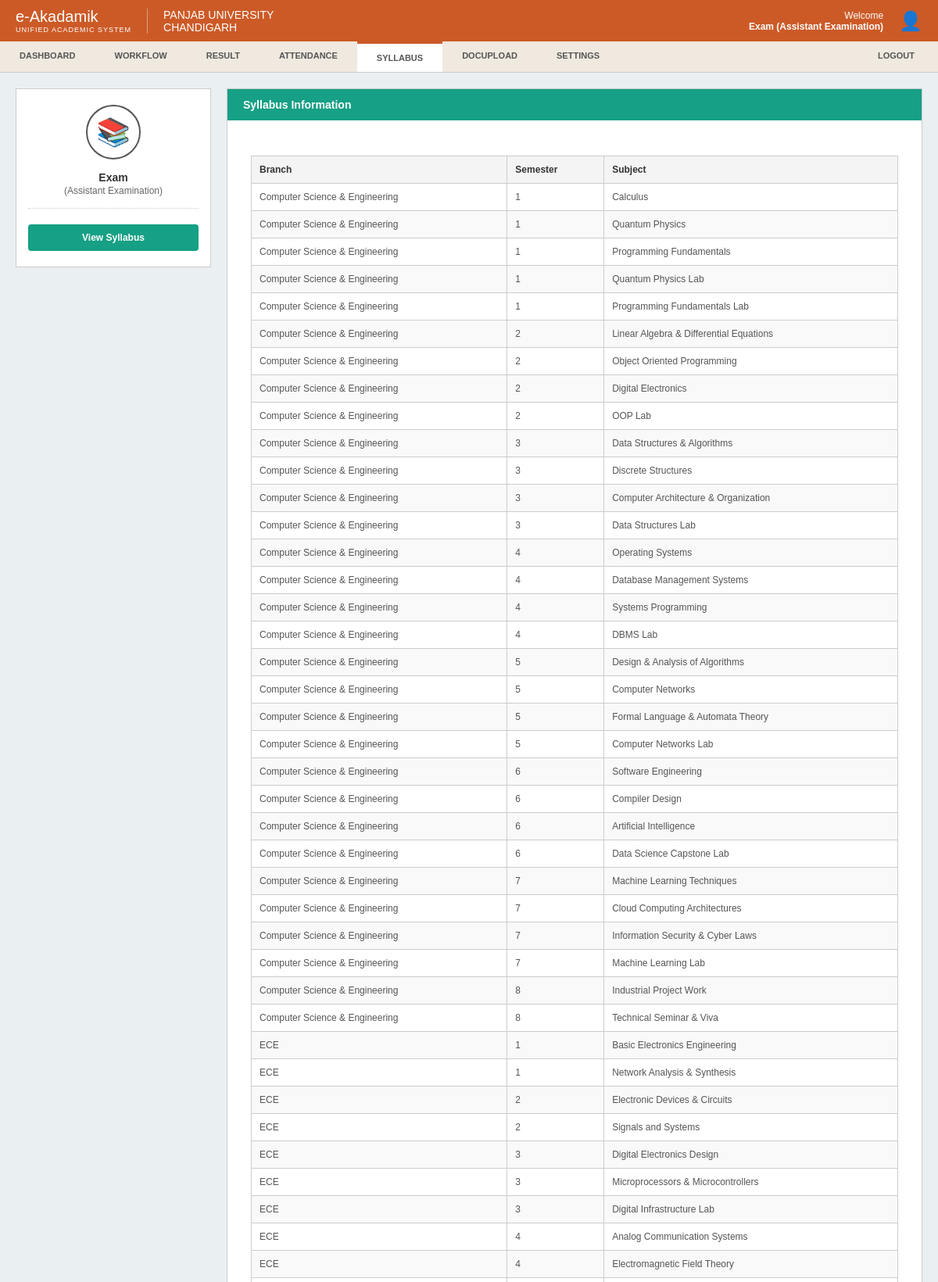
The app's page /syllabus?action=view (signed in, upper part) with its own data.
### tables this page shows
CREATE TABLE syllabus (
        id INTEGER PRIMARY KEY AUTOINCREMENT,
        branch TEXT NOT NULL,
        semester INTEGER NOT NULL,
        subject TEXT NOT NULL,
        subject_type TEXT DEFAULT 'Theory',
        credits INTEGER DEFAULT 4
    );

### app.py (the view)
@app.route("/syllabus")
def syllabus():
    user_data = session.get('user_data')
    if not user_data:
        return redirect("/")
    action = request.args.get("action")
    syllabus_data = []
    if action == "view":
        try:
            conn = sqlite3.connect("users.db")
            cursor = conn.cursor()
            cursor.execute("SELECT branch, semester, subject FROM syllabus")
            syllabus_data = cursor.fetchall()
        except sqlite3.OperationalError:
            print("Notice: 'syllabus' table missing from database setup.")
        finally:
            if 'conn' in locals(): conn.close()
    return render_template("syllabus.html", user=user_data, action=action, syllabus_data=syllabus_data)

### templates/syllabus.html (shortened to what this page needs)
<!DOCTYPE html>
<html lang="en">
<head>
</head>
<body>
    <header class="top-header">
        <div class="header-left">
            <div class="logo-text">
                <h1>e-Akadamik</h1>
                <p>UNIFIED ACADEMIC SYSTEM</p>
            </div>
            <div class="university-name">
                <h2>PANJAB UNIVERSITY</h2>
                <h2>CHANDIGARH</h2>
            </div>
        </div>
        <div class="header-right">
            <p>Welcome<br><strong>{{ user.name }} ({{ user.role }})</strong></p>
            <div style="font-size: 24px; margin-left: 5px;">👤</div>
        </div>
    </header>
    <nav class="main-nav">
        <a href="/dashboard">Dashboard</a>
        {% if user.role == 'Student' %}
            <a href="/examination">Examination</a>
        {% else %}
            <a href="/examination">Workflow</a>
        {% endif %}
        <a href="/result">Result</a>
        <a href="/attendance">Attendance</a>
        <a href="/syllabus" class="active">Syllabus</a>
        <a href="/docupload">DocUpload</a>
        <a href="/settings">Settings</a>
        <a href="/logout" class="logout-item">Logout</a>
    </nav>
    <div class="container">
        <aside class="left-profile-card">
            <div class="card-avatar">📚</div>
            <div class="card-name">{{ user.name }}</div>
            <div class="card-role">({{ user.role }})</div>
            <div class="card-divider"></div>
            <a href="/syllabus?action=view" class="action-btn">View Syllabus</a>
        </aside>
        <main class="content-panel">
            <div class="panel-header">Syllabus Information</div>
            <div class="form-container">
                {% if action == 'view' %}
                    {% if syllabus_data %}
                        <table class="report-table">
                            <thead>
                                <tr>
                                    <th>Branch</th>
                                    <th>Semester</th>
                                    <th>Subject</th>
                                </tr>
                            </thead>
                            <tbody>
                                {% for row in syllabus_data %}
                                <tr>
                                    <td>{{ row[0] }}</td>
                                    <td>{{ row[1] }}</td>
                                    <td>{{ row[2] }}</td>
                                </tr>
                                {% endfor %}
                            </tbody>
                        </table>
                    {% else %}
                        <p style="color:#888; text-align:center; padding: 20px 0;">No syllabus data available.</p>
                    {% endif %}
                {% else %}
                    <p style="color:#888; text-align:center; padding: 20px 0;">Click "View Syllabus" to load syllabus details.</p>
                {% endif %}
            </div>
        </main>
    </div>
</body>
</html>

### templates/syllabus.html (style rules this page uses)
* { margin: 0; padding: 0; box-sizing: border-box; font-family: Arial, sans-serif; }
html, body { height: 100%; width: 100%; background-color: #eaeff2; color: #333; display: flex; flex-direction: column; }
.top-header { background-color: #cc5a27; color: white; display: flex; justify-content: space-between; align-items: center; padding: 10px 20px; width: 100%; }
.header-left { display: flex; align-items: center; gap: 20px; }
.logo-text h1 { font-size: 20px; font-weight: normal; margin: 0; }
.logo-text p { font-size: 9px; letter-spacing: 1px; margin: 0; }
.university-name { border-left: 1px solid rgba(255,255,255,0.4); padding-left: 20px; }
.university-name h2 { font-size: 14px; font-weight: normal; margin: 0; }
.header-right { text-align: right; font-size: 12px; display: flex; align-items: center; gap: 15px; }
.main-nav { background-color: #f0e9df; display: flex; border-bottom: 1px solid #ccc; width: 100%; }
.main-nav a { padding: 12px 25px; text-decoration: none; color: #555; font-size: 11px; font-weight: bold; text-transform: uppercase; }
.main-nav a.active { background-color: #ffffff; color: #555; border-top: 3px solid #cc5a27; }
.main-nav a.logout-item { margin-left: auto; padding-right: 30px; }
.container { display: flex; padding: 20px; gap: 20px; flex: 1; align-items: flex-start; width: 100%; }
.left-profile-card { width: 250px; background-color: #ffffff; border: 1px solid #ccc; padding: 20px 15px; text-align: center; display: flex; flex-direction: column; align-items: center; flex-shrink: 0; }
.card-avatar { width: 70px; height: 70px; border-radius: 50%; border: 2px solid #555; margin-bottom: 15px; display: flex; align-items: center; justify-content: center; font-size: 35px; background: white; color: #555; }
.card-name { font-size: 14px; font-weight: bold; color: #333; margin-bottom: 2px; }
.card-role { font-size: 12px; color: #666; margin-bottom: 15px; }
.card-divider { width: 100%; border-top: 1px dotted #ccc; margin-bottom: 15px; }
.action-btn { display: block; width: 100%; padding: 10px; font-size: 12px; font-weight: bold; border: none; text-decoration: none; cursor: pointer; text-align: center; background-color: #16a085; color: white; border-radius: 4px; margin-top: 5px; }
.content-panel { flex-grow: 1; background: #ffffff; border: 1px solid #ccc; }
.panel-header { background-color: #16a085; color: white; padding: 12px 20px; font-size: 14px; font-weight: bold; }
.form-container { padding: 30px; }
.report-table { width: 100%; border-collapse: collapse; margin-top: 15px; font-size: 12px; }
.report-table th { background-color: #f4f4f4; color: #333; font-weight: bold; padding: 10px; text-align: left; border: 1px solid #ccc; }
.report-table td { padding: 10px; border: 1px solid #ccc; color: #555; }
.report-table tr:nth-child(even) { background-color: #f9f9f9; }

### records on screen
syllabus: branch "Computer Science & Engineering", semester "1", subject "Calculus"
syllabus: branch "Computer Science & Engineering", semester "1", subject "Quantum Physics"
syllabus: branch "Computer Science & Engineering", semester "1", subject "Programming Fundamentals"
syllabus: branch "Computer Science & Engineering", semester "1", subject "Quantum Physics Lab"
syllabus: branch "Computer Science & Engineering", semester "1", subject "Programming Fundamentals Lab"
syllabus: branch "Computer Science & Engineering", semester "2", subject "Linear Algebra & Differential Equations"
syllabus: branch "Computer Science & Engineering", semester "2", subject "Object Oriented Programming"
syllabus: branch "Computer Science & Engineering", semester "2", subject "Digital Electronics"
syllabus: branch "Computer Science & Engineering", semester "2", subject "OOP Lab"
syllabus: branch "Computer Science & Engineering", semester "3", subject "Data Structures & Algorithms"
syllabus: branch "Computer Science & Engineering", semester "3", subject "Discrete Structures"
syllabus: branch "Computer Science & Engineering", semester "3", subject "Computer Architecture & Organization"
syllabus: branch "Computer Science & Engineering", semester "3", subject "Data Structures Lab"
syllabus: branch "Computer Science & Engineering", semester "4", subject "Operating Systems"
syllabus: branch "Computer Science & Engineering", semester "4", subject "Database Management Systems"
syllabus: branch "Computer Science & Engineering", semester "4", subject "Systems Programming"
syllabus: branch "Computer Science & Engineering", semester "4", subject "DBMS Lab"
syllabus: branch "Computer Science & Engineering", semester "5", subject "Design & Analysis of Algorithms"
syllabus: branch "Computer Science & Engineering", semester "5", subject "Computer Networks"
syllabus: branch "Computer Science & Engineering", semester "5", subject "Formal Language & Automata Theory"
syllabus: branch "Computer Science & Engineering", semester "5", subject "Computer Networks Lab"
syllabus: branch "Computer Science & Engineering", semester "6", subject "Software Engineering"
syllabus: branch "Computer Science & Engineering", semester "6", subject "Compiler Design"
syllabus: branch "Computer Science & Engineering", semester "6", subject "Artificial Intelligence"
syllabus: branch "Computer Science & Engineering", semester "6", subject "Data Science Capstone Lab"
syllabus: branch "Computer Science & Engineering", semester "7", subject "Machine Learning Techniques"
syllabus: branch "Computer Science & Engineering", semester "7", subject "Cloud Computing Architectures"
syllabus: branch "Computer Science & Engineering", semester "7", subject "Information Security & Cyber Laws"
syllabus: branch "Computer Science & Engineering", semester "7", subject "Machine Learning Lab"
syllabus: branch "Computer Science & Engineering", semester "8", subject "Industrial Project Work"
syllabus: branch "Computer Science & Engineering", semester "8", subject "Technical Seminar & Viva"
syllabus: branch "ECE", semester "1", subject "Basic Electronics Engineering"
syllabus: branch "ECE", semester "1", subject "Network Analysis & Synthesis"
syllabus: branch "ECE", semester "2", subject "Electronic Devices & Circuits"
syllabus: branch "ECE", semester "2", subject "Signals and Systems"
syllabus: branch "ECE", semester "3", subject "Digital Electronics Design"
syllabus: branch "ECE", semester "3", subject "Microprocessors & Microcontrollers"
syllabus: branch "ECE", semester "3", subject "Digital Infrastructure Lab"
syllabus: branch "ECE", semester "4", subject "Analog Communication Systems"
syllabus: branch "ECE", semester "4", subject "Electromagnetic Field Theory"

### other values on screen
{{ user.name }} "Exam"
{{ user.role }} "Assistant Examination"
